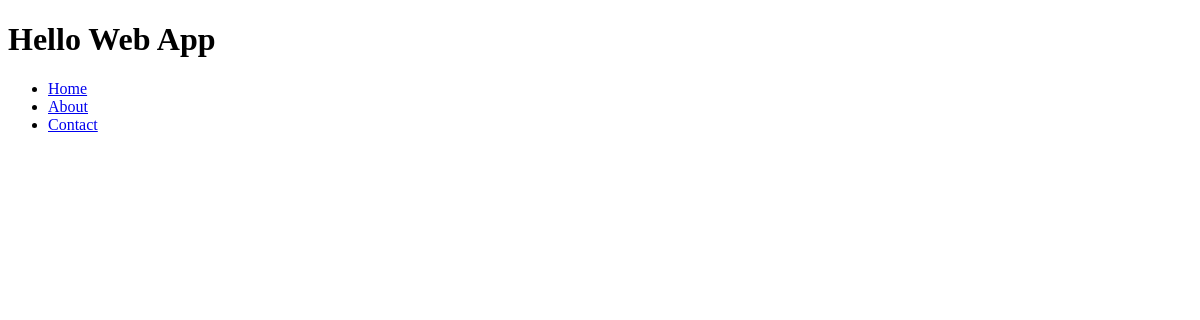
The app's page /, older data.
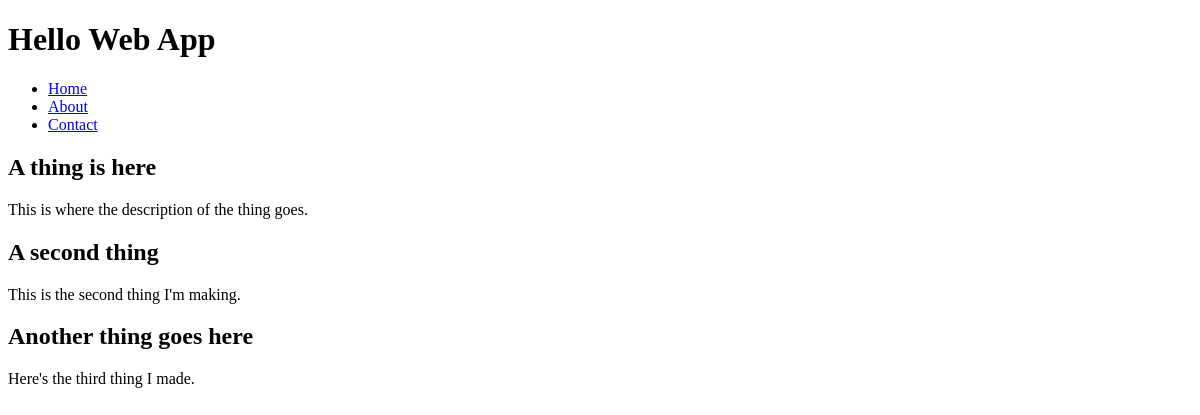
The same page, newer data.
### collection/models.py (models this page shows)
class Thing(models.Model):
	name = models.CharField(max_length=255)
	description = models.TextField()
	slug = models.SlugField(unique=True)

### collection/views.py (the view)
# urls.py: url(r'^$', 'collection.views.index', name='home'),
def index(request):
	things = Thing.objects.all()
	return render(request, 'index.html', {
		'things': things,
		})

### collection/templates/index.html (shortened to what this page needs)
{% extends 'layouts/base.html' %}
{% load humanize %}
{% block content %}
	{% for thing in things %}
	<h2>{{ thing.name }}</h2>
	<p>{{ thing.description }}</p>
	{% endfor %}
{% endblock content %}

### collection/templates/layouts/base.html (shortened to what this page needs)
{% load staticfiles %}
<!doctype html>
<html>
<head>
	<link rel="stylesheet" href="{% static 'css/style.css' %}" />
</head>
<body>
	<header>
		<h1>Hello Web App</h1>
		<nav>
			<ul>
				<li><a href="{% url 'home' %}">Home</a></li>
				<li><a href="{% url 'about' %}">About</a></li>
				<li><a href="{% url 'contact' %}">Contact</a></li>
			</ul>
		</nav>
	</header>
	{% block content %}{% endblock %}
</body>
</html>

### collection/static/css/style.css (style rules this page uses)
body { background-color: #fff; }

Row changes from the older to the newer data that the page shows:
added Thing: name "A thing is here", description "This is where the description of the thing goes."
added Thing: name "A second thing", description "This is the second thing I'm making."
added Thing: name "Another thing goes here", description "Here's the third thing I made."
